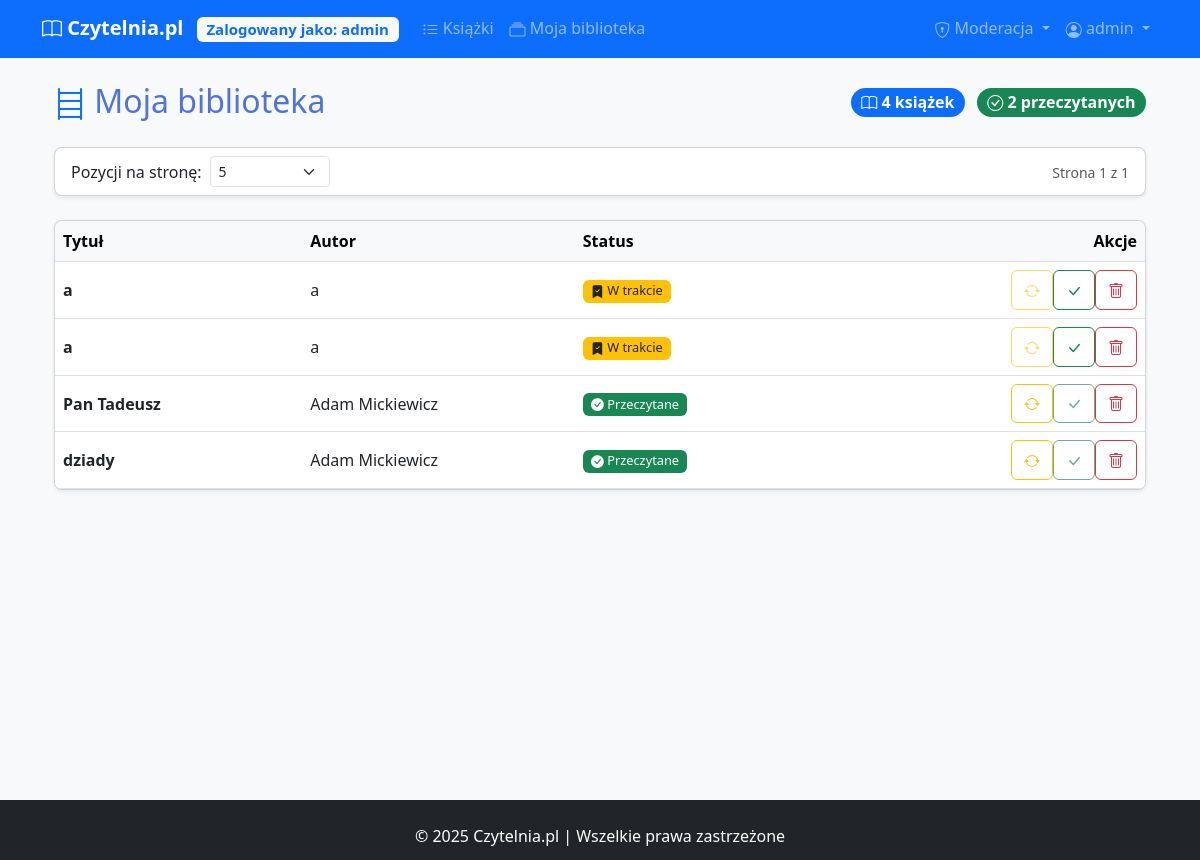
The page /my_library (signed in) on the database its author committed.
### models.py (models this page shows)
class User(UserMixin, db.Model):
    __tablename__ = 'users'
    id = db.Column(db.Integer, primary_key=True)
    username = db.Column(db.String(50), unique=True, nullable=False)
    password = db.Column(db.String(100), nullable=False)
    is_moderator = db.Column(db.Boolean, default=False)
    library_books = db.relationship(
        'UserLibrary',
        backref='library_user',
        lazy=True,
        cascade='all, delete-orphan'
    )
    reviews = db.relationship('Review', backref='review_user', lazy=True)

class UserLibrary(db.Model):
    id = db.Column(db.Integer, primary_key=True)
    status = db.Column(db.String(20), default='reading')  # 'reading'/'finished'
    user_id = db.Column(db.Integer, db.ForeignKey('users.id'))
    book_id = db.Column(db.Integer, db.ForeignKey('books.id'))

class Book(db.Model):
    __tablename__ = 'books'
    id = db.Column(db.Integer, primary_key=True)
    title = db.Column(db.String(100), nullable=False)
    author = db.Column(db.String(50), nullable=False)
    description = db.Column(db.Text)
    cover_url = db.Column(db.String(255))
    isbn = db.Column(db.String(20))
    date_added = db.Column(db.DateTime, default=datetime.utcnow)
    library_entries = db.relationship(
        'UserLibrary',
        backref='library_book',
        lazy=True,
        cascade='all, delete-orphan'
    )
    book_reviews = db.relationship('Review', backref='review_book', lazy=True)

### app.py (the view)
@app.route('/my_library')
@login_required
def my_library():
    page = request.args.get('page', 1, type=int)
    per_page = request.args.get('per_page', 5, type=int)
    library_pagination = UserLibrary.query.filter_by(user_id=current_user.id)\
        .order_by(UserLibrary.status.desc(), UserLibrary.id.desc())\
        .paginate(page=page, per_page=per_page, error_out=False)
    total_books = library_pagination.total
    finished_books = UserLibrary.query.filter_by(
        user_id=current_user.id,
        status='finished'
    ).count()
    return render_template(
        'my_library.html',
        user_books=library_pagination.items,
        pagination=library_pagination,
        per_page=per_page,
        total_books=total_books,
        finished_books=finished_books
    )

### app.py (called while the page is built)
@login_manager.user_loader
def load_user(user_id):
    return User.query.get(int(user_id))

### templates/my_library.html (shortened to what this page needs)
{% extends "base.html" %}
{% block content %}
<div class="container">
    <div class="d-flex justify-content-between align-items-center mb-4">
        <h2 class="mb-0">
            <i class="bi bi-bookshelf text-primary"></i> Moja biblioteka
        </h2>
        <div>
            <span class="badge bg-primary rounded-pill me-2 fs-6">
                <i class="bi bi-book"></i> {{ total_books }} książek
            </span>
            <span class="badge bg-success rounded-pill fs-6">
                <i class="bi bi-check-circle"></i> {{ finished_books }} przeczytanych
            </span>
        </div>
    </div>
    <div class="card mb-4 shadow-sm">
        <div class="card-body py-2">
            <div class="row align-items-center">
                <div class="col-md-6">
                    <form class="d-flex align-items-center" method="get">
                        <label for="per_page" class="me-2 mb-0 text-nowrap">Pozycji na stronę:</label>
                        <select name="per_page" id="per_page" class="form-select form-select-sm w-auto"
                                onchange="this.form.submit()">
                            <option value="5" {% if per_page == 5 %}selected{% endif %}>5</option>
                        </select>
                    </form>
                </div>
                <div class="col-md-6 text-md-end mt-2 mt-md-0">
                    <small class="text-muted">
                        Strona {{ pagination.page }} z {{ pagination.pages }}
                    </small>
                </div>
            </div>
        </div>
    </div>
    {% if user_books %}
    <div class="card shadow-sm mb-4">
        <div class="table-responsive">
            <table class="table table-hover align-middle mb-0">
                <thead class="table-light">
                    <tr>
                        <th class="w-40">Tytuł</th>
                        <th class="w-25">Autor</th>
                        <th class="w-20">Status</th>
                        <th class="w-15 text-end">Akcje</th>
                    </tr>
                </thead>
                <tbody>
                    {% for entry in user_books %}
                    <tr class="book-row">
                        <td>
                            <a href="{{ url_for('book_details', book_id=entry.library_book.id) }}"
                               class="text-decoration-none text-dark fw-bold">
                                {{ entry.library_book.title }}
                            </a>
                        </td>
                        <td>{{ entry.library_book.author }}</td>
                        <td>
                            {% if entry.status == 'reading' %}
                            <span class="badge bg-warning text-dark status-badge">
                                <i class="bi bi-bookmark-check-fill"></i> W trakcie
                            </span>
                            {% else %}
                            <span class="badge bg-success text-white status-badge">
                                <i class="bi bi-check-circle-fill"></i> Przeczytane
                            </span>
                            {% endif %}
                        </td>
                        <td class="text-end">
                            <div class="btn-group btn-group-sm">
                                <form method="POST"
                                      action="{{ url_for('update_status', entry_id=entry.id, status='reading') }}"
                                      class="d-inline">
                                    <button type="submit" class="btn btn-outline-warning"
                                            title="Oznacz jako czytane" {% if entry.status == 'reading' %}disabled{% endif %}>
                                        <i class="bi bi-arrow-repeat"></i>
                                    </button>
                                </form>
                                <form method="POST"
                                      action="{{ url_for('update_status', entry_id=entry.id, status='finished') }}"
                                      class="d-inline">
                                    <button type="submit" class="btn btn-outline-success"
                                            title="Oznacz jako przeczytane" {% if entry.status == 'finished' %}disabled{% endif %}>
                                        <i class="bi bi-check-lg"></i>
                                    </button>
                                </form>
                                <form method="POST"
                                      action="{{ url_for('remove_from_library', entry_id=entry.id) }}"
                                      class="d-inline"
                                      onsubmit="return confirm('Czy na pewno chcesz usunąć tę książkę z biblioteki?');">
                                    <button type="submit" class="btn btn-outline-danger" title="Usuń z biblioteki">
                                        <i class="bi bi-trash"></i>
                                    </button>
                                </form>
                            </div>
                        </td>
                    </tr>
                    {% endfor %}
                </tbody>
            </table>
        </div>
    </div>
    {% endif %}
</div>
{% endblock %}

### templates/base.html (shortened to what this page needs)
<!DOCTYPE html>
<html lang="pl">
<head>
    <link href="{{ url_for('static', filename='css/style.css') }}" rel="stylesheet">
    <link href="https://cdn.jsdelivr.net/npm/bootstrap@5.3.0/dist/css/bootstrap.min.css" rel="stylesheet">
    <link rel="stylesheet" href="https://cdn.jsdelivr.net/npm/bootstrap-icons@1.10.0/font/bootstrap-icons.css">
    <link rel="stylesheet" href="{{ url_for('static', filename='css/style.css') }}">
</head>
<body class="d-flex flex-column min-vh-100 bg-light">
    <nav class="navbar navbar-expand-lg navbar-dark bg-primary mb-4">
        <div class="container">
            <a class="navbar-brand" href="{{ url_for('home') }}">
                <i class="bi bi-book"></i> Czytelnia.pl
                {% if current_user.is_authenticated %}
                <span class="badge bg-light text-primary ms-2">Zalogowany jako: {{ current_user.username }}</span>
                {% endif %}
            </a>
            <div class="collapse navbar-collapse" id="navbarNav">
                <ul class="navbar-nav me-auto">
                    <li class="nav-item">
                        <a class="nav-link" href="{{ url_for('book_list') }}">
                            <i class="bi bi-list-ul"></i> Książki
                        </a>
                    </li>
                    {% if current_user.is_authenticated %}
                    <li class="nav-item">
                        <a class="nav-link" href="{{ url_for('my_library') }}">
                            <i class="bi bi-collection"></i> Moja biblioteka
                        </a>
                    </li>
                    {% endif %}
                </ul>
                <ul class="navbar-nav">
                    {% if current_user.is_authenticated %}
                    {% if current_user.is_moderator %}
                    <li class="nav-item dropdown">
                        <a class="nav-link dropdown-toggle" href="#" id="moderatorDropdown" role="button" data-bs-toggle="dropdown">
                            <i class="bi bi-shield-lock"></i> Moderacja
                        </a>
                    </li>
                    {% endif %}
                    <li class="nav-item dropdown">
                      <a class="nav-link dropdown-toggle" href="#" id="navbarDropdown" role="button" data-bs-toggle="dropdown">
                          <i class="bi bi-person-circle"></i> {{ current_user.username }}
                      </a>
                  </li>
                  {% endif %}
              </ul>
            </div>
        </div>
    </nav>
    <main class="container mb-5">
        {% block content %}{% endblock %}
    </main>
    <footer class="bg-dark text-white py-4 mt-auto">
        <div class="container text-center">
            <p class="mb-0">&copy; 2025 Czytelnia.pl | Wszelkie prawa zastrzeżone</p>
        </div>
    </footer>
</body>
</html>

### static/css/style.css (style rules this page uses)
:root { --primary-color: #4e73df; --secondary-color: #858796; --success-color: #1cc88a; --info-color: #36b9cc; --warning-color: #f6c23e; --danger-color: #e74a3b; }
html { position: relative; min-height: 100%; }
body { margin-bottom: 60px; }
footer { position: absolute; bottom: 0; width: 100%; height: 60px; }
.navbar-brand { font-weight: 700; }
.status-badge { font-size: 0.8rem; }
.card { transition: transform 0.3s ease, box-shadow 0.3s ease; border-radius: 0.5rem; overflow: hidden; }
.btn { border-radius: 0.375rem; padding: 0.375rem 0.75rem; }
h1, h2, h3, h4, h5, h6 { color: var(--primary-color); }
.bi { vertical-align: middle; }
.form-select { min-width: 120px; }

### templates/my_library.html (style rules this page uses)
.status-badge { font-weight: 500; padding: 0.35em 0.65em; }
.table th { font-weight: 600; }

### rows shown on the page
User: username "admin"
UserLibrary: library_book "a", library_book.author "a", status "reading" (drawn)
UserLibrary: library_book "a", library_book.author "a", status "reading" (drawn)
UserLibrary: library_book "Pan Tadeusz", library_book.author "Adam Mickiewicz", status "finished" (drawn)
UserLibrary: library_book "dziady", library_book.author "Adam Mickiewicz", status "finished" (drawn)

### other values the page prints
{{ total_books }} "4"
{{ finished_books }} "2"
{{ pagination.page }} "1"
{{ pagination.pages }} "1"
